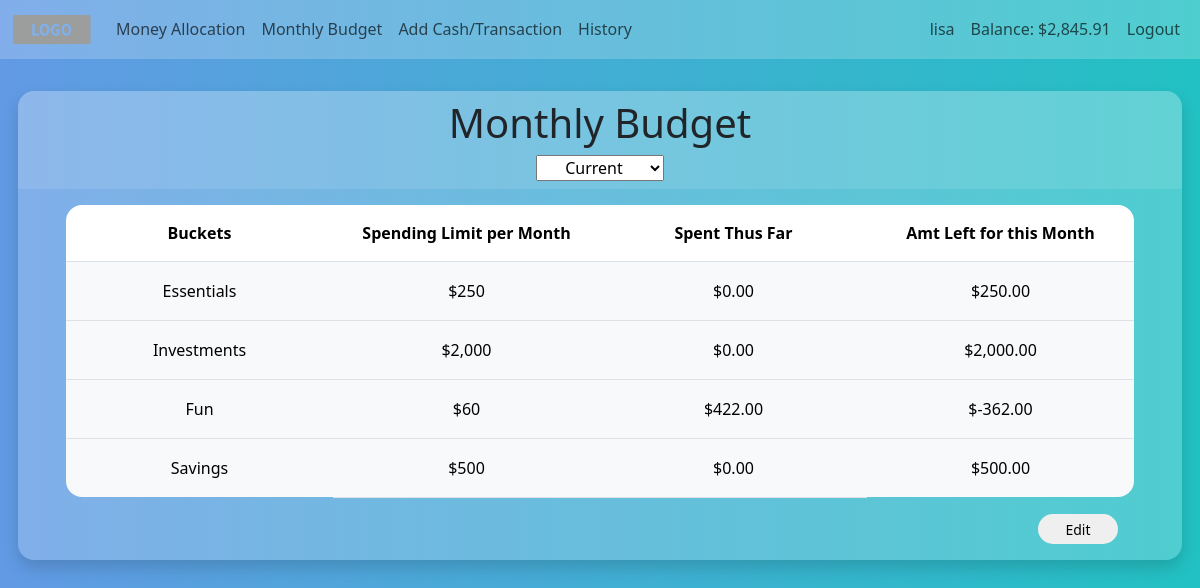
/monthly (signed in), run on the app's committed database.
### tables this page shows
CREATE TABLE users (
                                id INTEGER NOT NULL,
                                username TEXT NOT NULL,
                                hash TEXT NOT NULL,
                                money NUMERIC DEFAULT "0",
                                PRIMARY KEY(id)
                              );

CREATE TABLE buckets (
                                id INTEGER NOT NULL,
                                owner_id INTEGER NOT NULL,
                                index_num INTEGER NOT NULL,
                                name TEXT NOT NULL,
                                percent_allocation INTEGER NOT NULL,
                                month_limit NUMERIC,
                                FOREIGN KEY(owner_id) REFERENCES users(id),
                                PRIMARY KEY(id)
                              );

CREATE TABLE history (
                                id INTEGER NOT NULL,
                                owner_id INTEGER NOT NULL,
                                item_type TEXT,
                                bucket TEXT NOT NULL,
                                amt NUMERIC NOT NULL,
                                new_balance NUMERIC NOT NULL,
                                date DATE NOT NULL,
                                time TIME NOT NULL,
                                FOREIGN KEY(owner_id) REFERENCES users(id),
                                PRIMARY KEY(id)
                              );

### app.py (the view)
@app.route("/monthly", methods=["GET", "POST"])
@login_required
def monthly():
    if request.method == "POST":
        data = request.get_json(silent=True)
        if data is not None:
            for bucket in data:
                db.execute("UPDATE buckets SET month_limit = ? WHERE name = ? AND owner_id = ?",
                    data[bucket][1],
                    data[bucket][0],
                    session["user_id"]
                )
        if data is not None:
            current_abbrev_month = datetime.now().strftime("%b")
            current_full_yr = datetime.now().strftime("%Y")
            recent_history = db.execute("SELECT month, year FROM budget_history WHERE month = ? AND year = ?", current_abbrev_month, current_full_yr)
            if recent_history:
                db.execute("DELETE FROM budget_history WHERE owner_id = ? AND month = ? AND year = ?",
                    session["user_id"],
                    current_abbrev_month,
                    current_full_yr
                )
                data_to_list = list(data.items())
                index = 0
                for bucket in data:
                    db.execute("INSERT INTO budget_history (owner_id, index_num, bucket_name, month_limit, month, year) VALUES (?, ?, ?, ?, ?, ?)",
                        session["user_id"],
                        index,
                        data[bucket][0],
                        data[bucket][1],
                        current_abbrev_month,
                        current_full_yr
                    )
                    index += 1
            else:
                data_to_list = list(data.items())
                index = 0
                for bucket in data:
                    db.execute("INSERT INTO budget_history (owner_id, index_num, bucket_name, month_limit, month, year) VALUES (?, ?, ?, ?, ?, ?)",
                        session["user_id"],
                        index,
                        data[bucket][0],
                        data[bucket][1],
                        current_abbrev_month,
                        current_full_yr
                    )
                    index += 1
        return redirect("/monthly")
    else:
        existing = db.execute("SELECT * FROM buckets WHERE owner_id = ?", session["user_id"])
        money = db.execute("SELECT money FROM users WHERE id = ?", session["user_id"])[0]["money"]
        transactions = db.execute("SELECT * FROM history WHERE owner_id = ?", session["user_id"])
        current_month = datetime.now().strftime("%m")
        current_yr = datetime.now().strftime("%y")
        expenses = {}
        for bucket in existing:
            expenses[bucket["name"]] = []
        for transaction in transactions:
            m = transaction["date"][:2]
            y = transaction["date"][-2:]
            if transaction["item_type"] != "Deposit" and transaction["bucket"] in expenses and m == current_month and y == current_yr:
                if len(expenses[transaction["bucket"]]) > 0:
                    expenses[transaction["bucket"]][0] += transaction["amt"]
                else:
                    expenses[transaction["bucket"]].append(transaction["amt"])
        with open('static/history.json', 'w') as file:
            json.dump(expenses, file)
        past_budget = db.execute("SELECT * FROM budget_history WHERE owner_id = ?", session["user_id"])
        past_dates = []
        for history in past_budget:
            date = f"{history['month']} {str(history['year'])}"
            if date not in past_dates and history['month'] != datetime.now().strftime("%b") and history['year'] != datetime.now().strftime("%Y"):
                past_dates.append(f"{history['month']} {str(history['year'])}")
        past_dates.reverse()
        if existing:
            return render_template("monthly.html",
                existing=existing,
                usd=usd,
                expenses=expenses,
                thousands=thousands,
                past_dates=past_dates
            )
        return render_template("monthly.html")

### app.py (called while the page is built)
@app.after_request
def after_request(response):
    response.headers["Cache-Control"] = "no-cache, no-store, must-revalidate"
    response.headers["Expires"] = 0
    response.headers["Pragma"] = "no-cache"
    return response

### helpers.py (called while the page is built)
def login_required(f):
    @wraps(f)
    def decorated_function(*args, **kwargs):
        if session.get("user_id") is None:
            return redirect("/login")
        return f(*args, **kwargs)
    return decorated_function

def usd(value):
    return f"${value:,.2f}"

def thousands(value):
    return f"${value:,.0f}"

### templates/monthly.html (shortened to what this page needs)
{% extends "layout.html" %}
{% block main %}
<div class="monthly-ctnr">
	<div class="bucket-ctnr ctnr text-center shadow d-flex flex-column align-items-center">
		<div class="header bucket-header">
			<h1>Monthly Budget</h1>
			<select name="dates" class="text-center dates">
				<option value="Current">Current</option>
			</select>
		</div>
		<form action="/monthly" method="post" class="bucket-form d-inline-block">
			<table class="table bucket-table">
				<thead class="bucket-head">
					<tr class="col-headers">
						<th>Buckets</th>
						<th>Spending Limit per Month</th>
						<th>Spent Thus Far</th>
						<th>Amt Left for this Month</th>
					</tr>
				</thead>
				<tbody class="bucket-body">
					{% if existing %}
						{% for bucket in existing %}
							<tr>
								<td><input class="bucket-input bucket-name saved" type="text" name="bucket" value="{{ bucket.name }}" readonly></td>
								{% if bucket.month_limit %}
									<td><input class="bucket-input limit saved int-only" type="text" inputmode="numeric" name="limit" placeholder="--" value="{{ thousands(bucket.month_limit) }}"></td>
								{% else %}
									<td><input class="bucket-input limit saved int-only" type="text" inputmode="numeric" name="limit" placeholder="--"></td>
								{% endif %}
								{% if bucket.month_limit and expenses[bucket.name][0] %}
									<td><input class="spending saved" type="text" name="spending" placeholder="--" value="{{ usd(expenses[bucket.name][0]) }}" readonly></td>
									<td><input class="remaining saved existing" type="text" name="remaining" value="{{ usd(bucket.month_limit - expenses[bucket.name][0]) }}" readonly></td>
								{% elif bucket.month_limit %}
									<td><input class="spending saved" type="text" name="spending" placeholder="--" value="{{ usd(0) }}" readonly></td>
									<td><input class="remaining saved existing" type="text" name="remaining" value="{{ usd(bucket.month_limit) }}" readonly></td>
								{% else %}
									<td><input class="spending saved" type="text" name="spending" placeholder="--" readonly></td>
									<td><input class="remaining saved" type="text" name="remaining" placeholder="--" readonly></td>
								{% endif %}
							</tr>
						{% endfor%}
					{% endif %}
				</tbody>
			</table>
			{% if existing %}
			<div class="btns-ctnr">
				<div class="first-layer-btns">
					<button class="bucket-btn edit-btn">Edit</button>
				</div>
			</div>
			{% endif %}
		</form>
	</div>
</div>
{% endblock %}

### templates/layout.html (shortened to what this page needs)
<!DOCTYPE html>
<html lang="en">
    <head>
        <link href="https://cdn.jsdelivr.net/npm/bootstrap@5.3.2/dist/css/bootstrap.min.css" rel="stylesheet">
        <link href="/static/styles.css" rel="stylesheet">
    </head>
    <body>
        <nav class="navbar navbar-expand-lg">
            <div class="container-fluid">
              <a class="navbar-brand" href="#">
                <img class="logo" src="static/img/placeholder-logo.png">
              </a>
              <div class="collapse navbar-collapse" id="navbarNavAltMarkup">
                {% if session["user_id"] %}
                  <div class="navbar-nav">
                    <a class="nav-link" aria-current="page" href="/">Money Allocation</a>
                    <a class="nav-link" href="/monthly">Monthly Budget</a>
                    <a class="nav-link" href="/transaction">Add Cash/Transaction</a>
                    <a class="nav-link" href="/history">History</a>
                  </div>
                  <div class="navbar-nav ms-auto">
                    <a class="nav-link username" href="#">{{ session["username"] }}</a>
                    <a class="nav-link balance" href="#">Balance: <span class="balance-amt">{{ session["balance"] }}</span></a>
                    <a class="nav-link" href="/logout">Logout</a>
                </div>
                {% else %}
                  <div class="navbar-nav ms-auto">
                      <a class="nav-link" href="/register">Register</a>
                      <a class="nav-link" href="/login">Login</a>
                  </div>
                {% endif %}
              </div>
            </div>
        </nav>
        <main class="m-top">
          {% block main %}{% endblock %}
        </main>
    </body>
</html>

### static/styles.css (style rules this page uses)
body { background: linear-gradient(90deg, #629ae4 0%, #22c1c3 100%); }
table tr:first-child th:first-child { border-top-left-radius: 1rem; }
table tr:first-child th:last-child { border-top-right-radius: 1rem; }
table tr:last-child td:first-child { border-bottom: none; border-bottom-left-radius: 1rem; }
table tr:last-child td:last-child { border-bottom: none; border-bottom-right-radius: 1rem; }
input { background-color: rgba(248, 249, 250, 255); border-style: solid; border-radius: 1rem; }
.navbar { background-color: rgba(255, 255, 255, 0.2); }
.header { width: calc(100% + 6rem); transform: translateY(-1rem); border-radius: 1rem 1rem 0 0; background-color: rgba(255, 255, 255, 0.1); }
.bucket-header { padding: 0.5rem 0 0.5rem 0; }
.ctnr { width: fit-content; margin: 0 auto; padding: 1rem 3rem 1rem 3rem; background-color: rgba(255, 255, 255, 0.2); border-radius: 1rem; }
.logo { width: 5rem; }
.table th, .table td { padding: 1rem; }
.bucket-body input { text-align: center; }
.bucket-btn { border: none; padding: 0.3rem; width: 5rem; border-radius: 1.2rem; margin-right: 1rem; float: right; font-size: 14px; }
.dates { width: 8rem; }
.table { width: fit-content; }
.table tr td { background-color: rgba(248, 249, 250, 255) }
.m-top { margin-top: 2rem; }
.shadow { box-shadow: 0px 5px 10px 0px rgba(0, 0, 0, 0.5); }
.saved { border: none; pointer-events: none; }

### data on the page
users: username "lisa"
buckets: bucket "Essentials", limit "$250", spending "$0.00", remaining "$250.00"
buckets: bucket "Investments", limit "$2,000", spending "$0.00", remaining "$2,000.00"
buckets: bucket "Fun", limit "$60", spending "$422.00", remaining "$-362.00"
buckets: bucket "Savings", limit "$500", spending "$0.00", remaining "$500.00"

### other printed values
{{ session["balance"] }} "$2,845.91"
